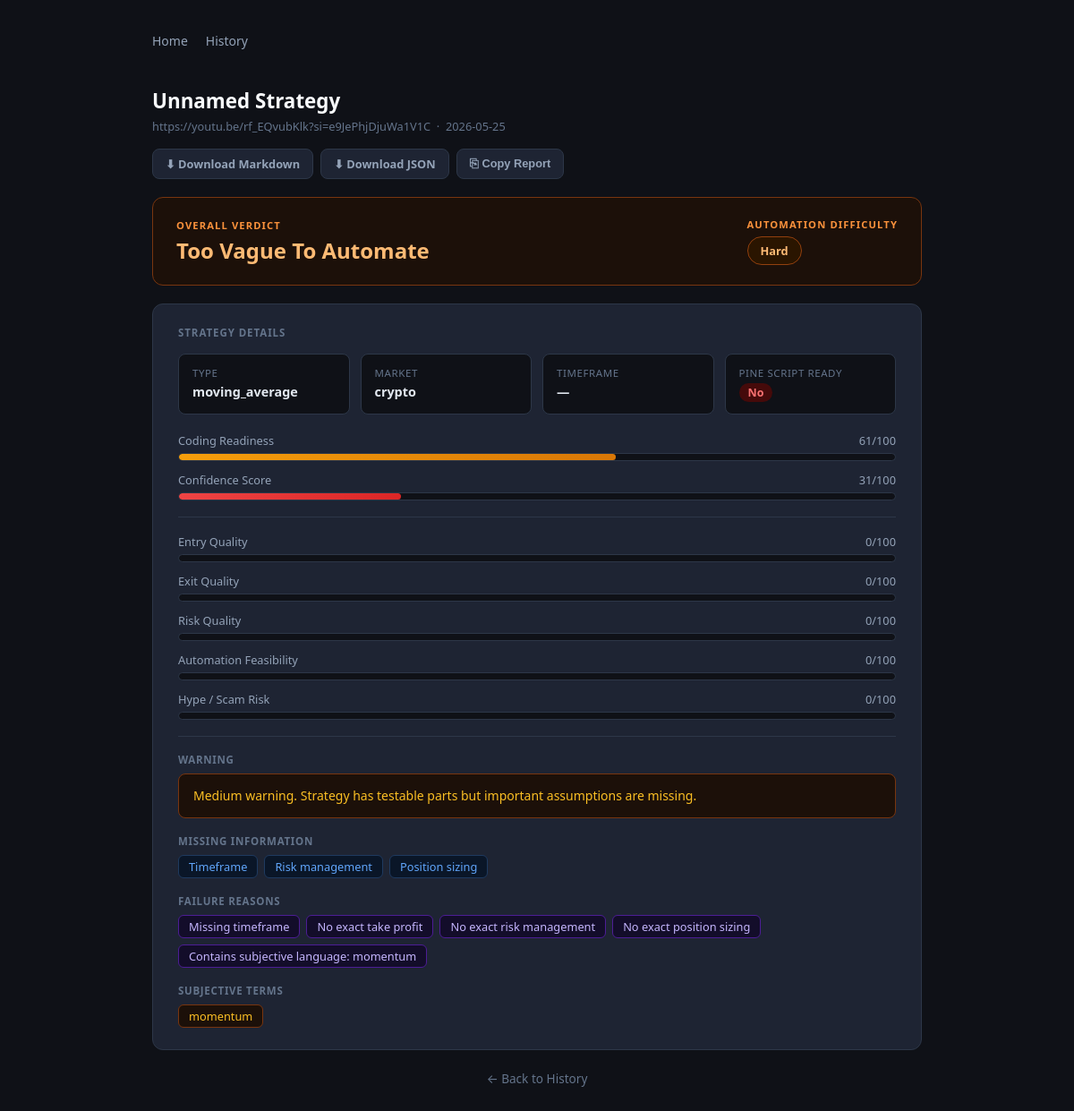
Page /analysis/3 on the committed database.
### tables this page shows
CREATE TABLE analyses (
                id                    INTEGER PRIMARY KEY AUTOINCREMENT,
                youtube_url           TEXT NOT NULL,
                video_id              TEXT,
                strategy_name         TEXT,
                strategy_type         TEXT,
                market                TEXT,
                timeframe             TEXT,
                coding_readiness_score INTEGER,
                confidence_score      INTEGER,
                pine_script_ready     INTEGER,
                warning               TEXT,
                missing_information   TEXT,
                failure_reasons       TEXT,
                subjective_terms      TEXT,
                verdict               TEXT,
                automation_difficulty TEXT,
                created_at            TEXT NOT NULL
            );

### app.py (the view)
    @app.get("/analysis/{analysis_id}", response_class=HTMLResponse)
    def analysis_detail(request: Request, analysis_id: int):
        if _db is None:
            raise HTTPException(status_code=503, detail="Database unavailable")
        rec = _db.get_analysis(analysis_id)
        if rec is None:
            raise HTTPException(status_code=404, detail="Analysis not found")
        verdict = {
            "verdict": rec["verdict"],
            "verdict_color": _verdict_color(rec["verdict"]),
            "difficulty": rec["automation_difficulty"],
            "difficulty_color": _verdict_color(rec["verdict"]),
        }
        return templates.TemplateResponse(
            request=request,
            name="analysis.html",
            context={"rec": rec, "verdict": verdict},
        )

### templates/analysis.html (shortened to what this page needs)
<!DOCTYPE html>
<html lang="en">
<head>
</head>
<body>
<div class="container">
  <nav>
    <a href="/">Home</a>
    <a href="/history">History</a>
  </nav>
  <div class="page-header">
    <h1>{{ rec.strategy_name or 'Unnamed Strategy' }}</h1>
    <p>{{ rec.youtube_url }} &nbsp;·&nbsp; {{ rec.created_at[:10] }}</p>
  </div>
  <div class="export-bar">
    <a class="export-btn" href="/analysis/{{ rec.id }}/markdown" download="strategy_{{ rec.id }}.md"
       title="Download Markdown report">⬇ Download Markdown</a>
    <a class="export-btn" href="/analysis/{{ rec.id }}/json" download="strategy_{{ rec.id }}.json"
       title="Download full JSON">⬇ Download JSON</a>
    <button class="export-btn" id="copy-btn" onclick="copyReport({{ rec.id }})"
            title="Copy Markdown to clipboard">⎘ Copy Report</button>
  </div>
  <div class="verdict-card {{ verdict.verdict_color }}">
    <div class="verdict-row">
      <div>
        <div class="verdict-label">Overall Verdict</div>
        <div class="verdict-title">{{ verdict.verdict }}</div>
      </div>
      <div>
        <div class="verdict-label" style="margin-bottom:6px;">Automation Difficulty</div>
        <span class="difficulty-pill {{ verdict.difficulty_color }}">{{ verdict.difficulty }}</span>
      </div>
    </div>
  </div>
  <div class="card">
    <div class="card-title">Strategy Details</div>
    <div class="meta-grid">
      <div class="meta-item">
        <div class="meta-label">Type</div>
        <div class="meta-value">{{ rec.strategy_type or '—' }}</div>
      </div>
      <div class="meta-item">
        <div class="meta-label">Market</div>
        <div class="meta-value">{{ rec.market or '—' }}</div>
      </div>
      <div class="meta-item">
        <div class="meta-label">Timeframe</div>
        <div class="meta-value">{{ rec.timeframe or '—' }}</div>
      </div>
      <div class="meta-item">
        <div class="meta-label">Pine Script Ready</div>
        <div class="meta-value">
          {% if rec.pine_script_ready %}
            <span class="badge badge-green">Yes</span>
          {% else %}
            <span class="badge badge-red">No</span>
          {% endif %}
        </div>
      </div>
    </div>
    {% set cr = rec.coding_readiness_score or 0 %}
    {% set cf = rec.confidence_score or 0 %}
    <div class="score-block">
      <div class="score-row"><span>Coding Readiness</span><span>{{ cr }}/100</span></div>
      <div class="bar-track">
        <div class="bar-fill {% if cr >= 70 %}fill-green{% elif cr >= 40 %}fill-yellow{% else %}fill-red{% endif %}"
             style="width:{{ cr }}%"></div>
      </div>
    </div>
    <div class="score-block">
      <div class="score-row"><span>Confidence Score</span><span>{{ cf }}/100</span></div>
      <div class="bar-track">
        <div class="bar-fill {% if cf >= 70 %}fill-green{% elif cf >= 40 %}fill-yellow{% else %}fill-red{% endif %}"
             style="width:{{ cf }}%"></div>
      </div>
    </div>
    {% set eq = rec.entry_quality_score or 0 %}
    {% set xq = rec.exit_quality_score or 0 %}
    {% set rq = rec.risk_quality_score or 0 %}
    {% set af = rec.automation_feasibility_score or 0 %}
    {% set hr = rec.hype_risk_score or 0 %}
    <hr class="divider">
    <div class="score-block">
      <div class="score-row"><span>Entry Quality</span><span>{{ eq }}/100</span></div>
      <div class="bar-track">
      </div>
    </div>
    <div class="score-block">
      <div class="score-row"><span>Exit Quality</span><span>{{ xq }}/100</span></div>
      <div class="bar-track">
      </div>
    </div>
    <div class="score-block">
      <div class="score-row"><span>Risk Quality</span><span>{{ rq }}/100</span></div>
      <div class="bar-track">
      </div>
    </div>
    <div class="score-block">
      <div class="score-row"><span>Automation Feasibility</span><span>{{ af }}/100</span></div>
      <div class="bar-track">
      </div>
    </div>
    <div class="score-block">
      <div class="score-row"><span>Hype / Scam Risk</span><span>{{ hr }}/100</span></div>
      <div class="bar-track">
      </div>
    </div>
    {% if rec.warning %}
      <hr class="divider">
      <div class="section-label">Warning</div>
      <div class="warning-box">{{ rec.warning }}</div>
    {% endif %}
    {% if rec.missing_information %}
      <div class="section-label">Missing Information</div>
      <div class="tag-list">
        {% for item in rec.missing_information %}
          <span class="tag tag-miss">{{ item }}</span>
        {% endfor %}
      </div>
    {% endif %}
    {% if rec.failure_reasons %}
      <div class="section-label">Failure Reasons</div>
      <div class="tag-list">
        {% for item in rec.failure_reasons %}
          <span class="tag tag-fail">{{ item }}</span>
        {% endfor %}
      </div>
    {% endif %}
    {% if rec.subjective_terms %}
      <div class="section-label">Subjective Terms</div>
      <div class="tag-list">
        {% for term in rec.subjective_terms %}
          <span class="tag tag-warn">{{ term }}</span>
        {% endfor %}
      </div>
    {% endif %}
  </div>
  <div style="text-align:center; margin-top:8px;">
    <a href="/history" style="color:#64748b; font-size:0.85rem; text-decoration:none;">← Back to History</a>
  </div>
</div>
</body>
</html>

### templates/analysis.html (style rules this page uses)
*, *::before, *::after { box-sizing: border-box; margin: 0; padding: 0; }
body { font-family: system-ui, -apple-system, sans-serif; background: #0f1117; color: #e2e8f0; min-height: 100vh; }
.container { max-width: 900px; margin: 0 auto; padding: 32px 20px 80px; }
nav { display: flex; gap: 20px; margin-bottom: 36px; font-size: 0.875rem; }
nav a { color: #94a3b8; text-decoration: none; padding: 4px 0; border-bottom: 2px solid transparent; transition: color .15s, border-color .15s; }
.page-header { margin-bottom: 16px; }
.page-header h1 { font-size: 1.4rem; font-weight: 700; color: #f8fafc; }
.page-header p { color: #64748b; font-size: 0.8rem; margin-top: 4px; word-break: break-all; }
.export-bar { display: flex; flex-wrap: wrap; gap: 8px; margin-bottom: 20px; }
.export-btn { display: inline-flex; align-items: center; gap: 6px; padding: 7px 14px; border-radius: 8px; font-size: 0.8rem; font-weight: 600; text-decoration: none; cursor: pointer; border: 1px solid #2d3748; background: #1e2433; color: #94a3b8; transition: background .15s, color .15s, border-color .15s; }
.card { background: #1e2433; border: 1px solid #2d3748; border-radius: 12px; padding: 24px 28px; margin-bottom: 20px; }
.card-title { font-size: 0.72rem; font-weight: 700; text-transform: uppercase; letter-spacing: .08em; color: #64748b; margin-bottom: 16px; }
.verdict-card { border-radius: 12px; padding: 22px 26px; margin-bottom: 20px; border: 1px solid; }
.verdict-card.orange { background: #1c1009; border-color: #78350f; }
.verdict-row { display: flex; align-items: center; justify-content: space-between; flex-wrap: wrap; gap: 16px; }
.verdict-label { font-size: 0.7rem; font-weight: 700; text-transform: uppercase; letter-spacing: .1em; margin-bottom: 4px; }
.verdict-card.orange .verdict-label { color: #fb923c; }
.verdict-title { font-size: 1.5rem; font-weight: 800; }
.verdict-card.orange .verdict-title { color: #fdba74; }
.difficulty-pill { display: inline-flex; align-items: center; gap: 6px; border-radius: 99px; padding: 6px 14px; font-size: 0.8rem; font-weight: 700; border: 1px solid; }
.difficulty-pill.orange { background: #2a1500; border-color: #92400e; color: #fdba74; }
.meta-grid { display: grid; grid-template-columns: repeat(auto-fill, minmax(160px, 1fr)); gap: 12px; margin-bottom: 20px; }
.meta-item { background: #0f1117; border-radius: 8px; padding: 13px 15px; border: 1px solid #2d3748; }
.meta-label { font-size: 0.72rem; color: #64748b; text-transform: uppercase; letter-spacing: .05em; margin-bottom: 4px; }
.meta-value { font-size: 0.9rem; font-weight: 600; color: #e2e8f0; }
.score-block { margin-bottom: 12px; }
.score-row { font-size: 0.8rem; color: #94a3b8; margin-bottom: 5px; display: flex; justify-content: space-between; }
.bar-track { background: #0f1117; border-radius: 99px; height: 9px; overflow: hidden; border: 1px solid #2d3748; }
.bar-fill { height: 100%; border-radius: 99px; }
.fill-yellow { background: linear-gradient(90deg,#f59e0b,#d97706); }
.fill-red { background: linear-gradient(90deg,#ef4444,#dc2626); }
.badge { display: inline-block; padding: 2px 10px; border-radius: 99px; font-size: 0.78rem; font-weight: 700; }
.badge-red { background: #450a0a; color: #f87171; }
.section-label { font-size: 0.72rem; font-weight: 700; color: #64748b; text-transform: uppercase; letter-spacing: .06em; margin: 18px 0 8px; }
.tag-list { display: flex; flex-wrap: wrap; gap: 7px; }
.tag { background: #0f1117; border: 1px solid #2d3748; border-radius: 6px; padding: 3px 11px; font-size: 0.8rem; color: #94a3b8; }
.tag-warn { border-color: #78350f; color: #fbbf24; background: #1c1009; }
.tag-miss { border-color: #1e3a5f; color: #60a5fa; background: #0a1628; }
.tag-fail { border-color: #4c1d95; color: #c4b5fd; background: #130d2a; }
.warning-box { background: #1c1009; border: 1px solid #78350f; border-radius: 8px; padding: 13px 16px; color: #fbbf24; font-size: 0.875rem; line-height: 1.55; margin-top: 4px; }
hr.divider { border: none; border-top: 1px solid #2d3748; margin: 18px 0; }

### rows in the picture
analyses: youtube_url "https://youtu.be/rf_EQvubKlk?si=e9JePhjDjuWa1V1C", created_at "2026-05-25", verdict "Too Vague To Automate", difficulty "Hard", strategy_type "moving_average", market "crypto", warning "Medium warning. Strategy has testable parts but important assumptions are missing."

### other values in the picture
{{ rec.strategy_name or 'Unnamed Strategy' }} "Unnamed Strategy"
{{ rec.timeframe or '—' }} "—"
{{ cr }} "61"
{{ cf }} "31"
{{ eq }} "0"
{{ xq }} "0"
{{ rq }} "0"
{{ af }} "0"
{{ hr }} "0"
{{ item }} "Timeframe" "Risk management" "Position sizing"
{{ item }} "Missing timeframe" "No exact take profit" "No exact risk management" "No exact position sizing" "Contains subjective language: momentum"
{{ term }} "momentum"
